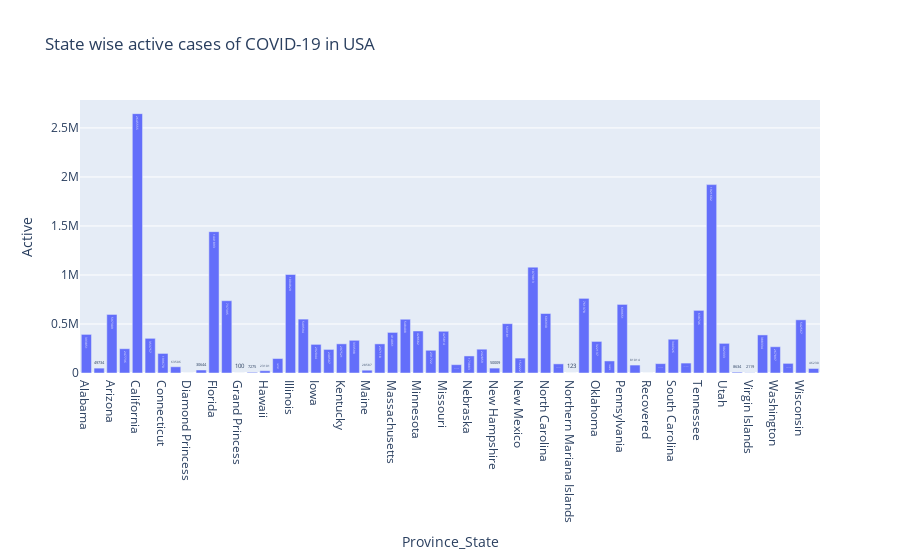

The notebook cell saved with this chart:
### Code cell
px.bar(covid_province.reset_index(), x='Province_State', y='Active', title='State wise active cases of COVID-19 in USA', text='Active')

### Figure 1 — Plotly figure (JSON) as saved in the notebook; plotly's stock layout.template omitted (floating-point values rounded to 4 significant figures)
{"data": [{"alignmentgroup": "True", "hovertemplate": "Province_State=%{x}<br>Active=%{text}<extra></extra>", "legendgroup": "", "marker": {"color": "#636efa", "pattern": {"shape": ""}}, "name": "", "offsetgroup": "", "orientation": "v", "showlegend": false, "text": [393851, 49734, 597309, 247736, 2645555, 353757, 199670, 63506, 49, 30644, 1441893, 737395, 100, 7275, 23101, 147707, 1004829, 549594, 292044, 240507, 297521, 333598, 28587, 297118, 414061, 548408, 428682, 231722, 425814, 85048, 173883, 242859, 50009, 503181, 152222, 1079813, 606930, 93206, 123, 761378, 322137, 122873, 699651, 81014, 0, 95698, 344326, 101331, 638746, 1921602, 302333, 8634, 2119, 388334, 267897, 98208, 542567, 46230], "textposition": "auto", "type": "bar", "x": ["Alabama", "Alaska", "Arizona", "Arkansas", "California", "Colorado", "Connecticut", "Delaware", "Diamond Princess", "District of Columbia", "Florida", "Georgia", "Grand Princess", "Guam", "Hawaii", "Idaho", "Illinois", "Indiana", "Iowa", "Kansas", "Kentucky", "Louisiana", "Maine", "Maryland", "Massachusetts", "Michigan", "Minnesota", "Mississippi", "Missouri", "Montana", "Nebraska", "Nevada", "New Hampshire", "New Jersey", "New Mexico", "New York", "North Carolina", "North Dakota", "Northern Mariana Islands", "Ohio", "Oklahoma", "Oregon", "Pennsylvania", "Puerto Rico", "Recovered", "Rhode Island", "South Carolina", "South Dakota", "Tennessee", "Texas", "Utah", "Vermont", "Virgin Islands", "Virginia", "Washington", "West Virginia", "Wisconsin", "Wyoming"], "xaxis": "x", "y": [393851, 49734, 597309, 247736, 2645555, 353757, 199670, 63506, 49, 30644, 1441893, 737395, 100, 7275, 23101, 147707, 1004829, 549594, 292044, 240507, 297521, 333598, 28587, 297118, 414061, 548408, 428682, 231722, 425814, 85048, 173883, 242859, 50009, 503181, 152222, 1079813, 606930, 93206, 123, 761378, 322137, 122873, 699651, 81014, 0, 95698, 344326, 101331, 638746, 1921602, 302333, 8634, 2119, 388334, 267897, 98208, 542567, 46230], "yaxis": "y"}], "layout": {"barmode": "relative", "legend": {"tracegroupgap": 0}, "title": {"text": "State wise active cases of COVID-19 in USA"}, "xaxis": {"anchor": "y", "domain": [0, 1], "title": {"text": "Province_State"}}, "yaxis": {"anchor": "x", "domain": [0, 1], "title": {"text": "Active"}}}}
